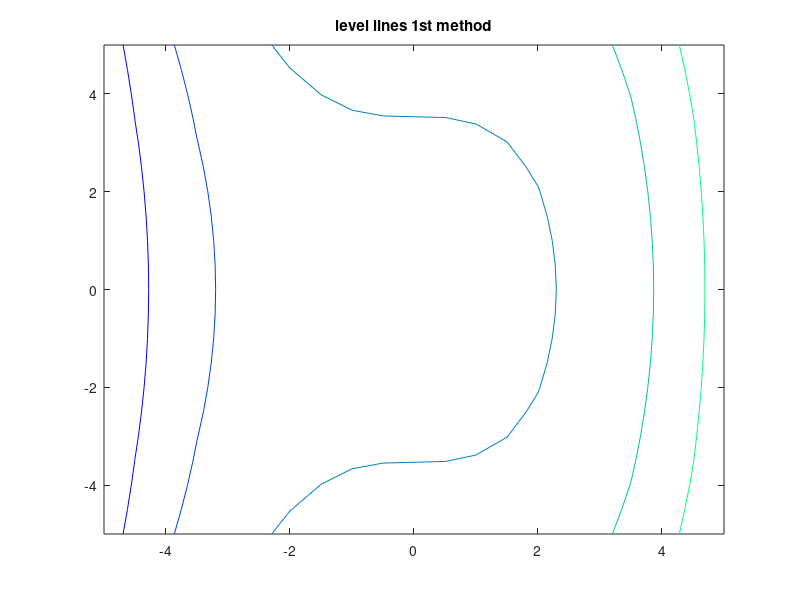
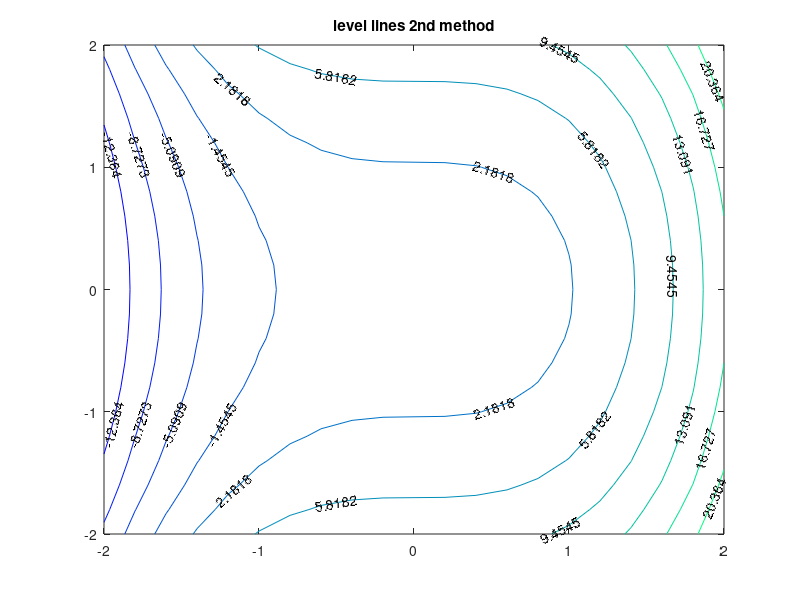

Write the MATLAB code that produced these figures, in order.
figure(1)
[x,y] = meshgrid(-5:0.5:5);
z = 2.*x.^3 + 2.*y.^2;
mesh(x,y,z);
contour(x, y, z, 5)
title('level lines 1st method')
colormap("winter")


% второй метод 
figure(2)
X = -2:0.2:2;
Y = -2:0.2:2;
[x,y] = meshgrid(X,Y);
z = 2.*x.^3 + 2.*y.^2;
contour(x,y,z,'showtext', 'on');
title('level lines 2nd method')
colormap("winter")
